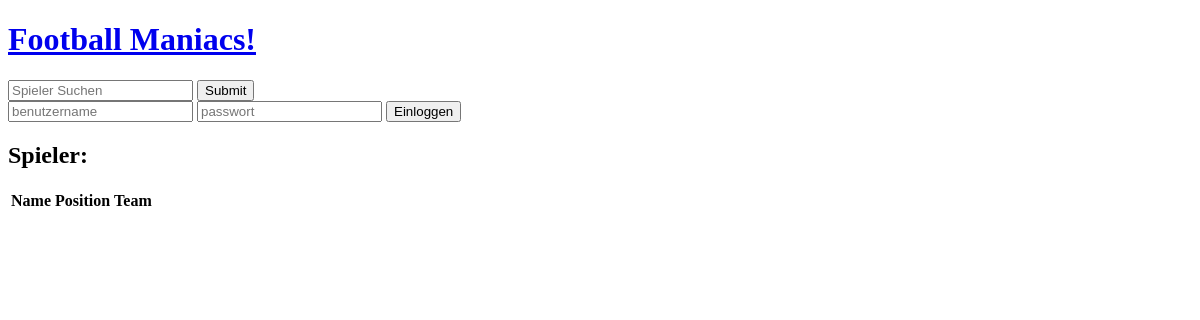
The app's page /, older data.
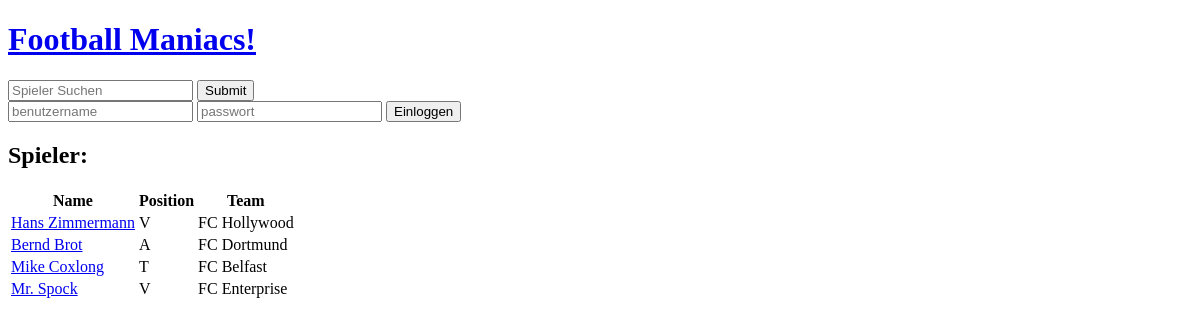
The same page, newer data.
### tables this page shows
CREATE TABLE `player` (
  `id` int(11) NOT NULL,
  `name` varchar(64) DEFAULT NULL,
  `position` varchar(1) DEFAULT NULL,
  `team` varchar(64) DEFAULT NULL
);

### Controller/controller.php (called while the page is built, shortened)
<?php
class Controller
{
	public function run(string $action)
	{
		$this->$action();
		$this->load_page($action);
	}
	private function index()
	{
		$Players = Player::all();
	}
	private function load_page(string $page)
	{
		require('Template/' . $page . '.tmp.php');
	}
}

### Model/database.php (called while the page is built, shortened)
<?php
class Database
{
	private static $instance = NULL;
	private \mysqli|false|null $connection = NULL;
	private function __construct()
	{
		$this->host = DB_HOST;
		$this->user = DB_USER;
		$this->password = DB_PASS;
		$this->database = DB_NAME;
		$this->connection = mysqli_connect(
			$this->host,
			$this->user,
			$this->password,
			$this->database
		);
	}
	public static function open(): Database
	{
		if (!isset(self::$instance)) {
			self::$instance = new static();
		}
		return self::$instance;
	}
	public function query(string $query, bool $return = false): \mysqli_result|bool|null
	{
		try {
			if ($return) {
				return mysqli_query($this->connection, $query);
			}
			mysqli_query($this->connection, $query);
			return NULL;
		} catch (Error $error) {
			var_dump($error);
			return NULL;
		}
	}
	public function close(): void
	{
		self::$instance = NULL;
	}
}

### Model/player.php (called while the page is built, shortened)
<?php
class Player
{
	public static function all(): array
	{
		$query = 'SELECT
		id AS `index`,
		`name`,
		`position`,
		`team`
		FROM player;';
		$db = Database::open();
		$results = $db->query($query, true)->fetch_all(MYSQLI_ASSOC);
		$Players = [];
		foreach ($results as $result) {
			$Players[$result['index']] = new Player(
				$result['index'],
				$result['name'],
				$result['position'],
				$result['team']
			);
		}
		return $Players;
	}
}

### template/index.tmp.php (the view, shortened to what this page needs)
<!DOCTYPE html>
<html>
<body>
	<header>
		<h1>
			<a href="index.php">Football Maniacs!</a>
		</h1>
		<?php if (isset($_SESSION['user'])) : ?>
			<?php include 'Include/logout.html'; ?>
		<?php else : ?>
			<?php include 'Include/login.html'; ?>
		<?php endif; ?>
	</header>
	<main>
		<h2>Spieler:</h2>
		<table>
			<thead>
				<th>Name</th>
				<th>Position</th>
				<th>Team</th>
			</thead>
			<?php foreach (CONTENT['Players'] as $Player) : ?>
				<tr>
					<td>
						<a href=" index.php?act=player&index=<?= $Player['index']; ?>">
							<?= $Player['name']; ?>
						</a>
					</td>
					<td>
						<?= $Player['position']; ?>
					</td>
					<td>
						<?= $Player['team']; ?>
					</td>
				</tr>
			<?php endforeach; ?>
		</table>
	</main>
</body>
</html>

### index.php (shortened to what this page needs)
<?php
require_once 'Controller/controller.php';
require_once 'Model/database.php';
require_once 'Model/player.php';
$Controller = new Controller();
$action = 'index';
if (method_exists($Controller, $action)) {
	$Controller->run($action);
} else {
	$Controller->run('index');
}

Row changes from the older to the newer data that the page shows:
added player: name "Hans Zimmermann", position "V", team "FC Hollywood"
added player: name "Bernd Brot", position "A", team "FC Dortmund"
added player: name "Mike Coxlong", position "T", team "FC Belfast"
added player: name "Mr. Spock", position "V", team "FC Enterprise"
